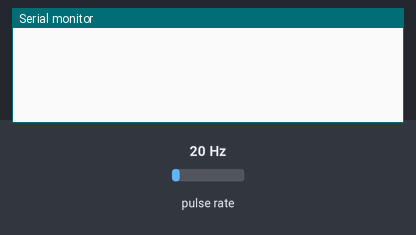
A sketch run on a simulated Arduino Uno, built with avr-gcc and run on an emulated ATmega328P. Parts: the last lines printed to the serial monitor. Wiring (inferred from the names in the program): pulse sensor: data pin 2. The inputs (shaded band) are chosen by the test bench; at power-on: pulse rate 20 Hz.

Above: at 1.2 s.
1.3 s: pulse rate (sensor on pin 2) set to 196 Hz
At 1.65 s:
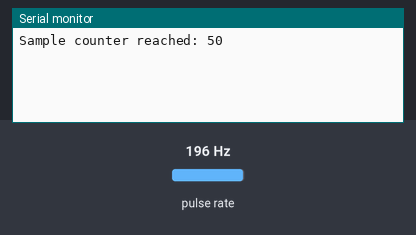
3.4 s: pulse rate (sensor on pin 2) set to 4 Hz
At 6.1 s:
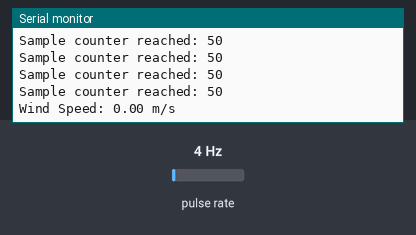
6.4 s: pulse rate (sensor on pin 2) set to 150 Hz
At 6.93 s:
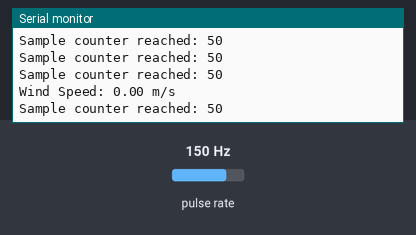

Measured:
- after the input at 3.4 s, the serial monitor: prints a new line after 1.6 s (image 2)
- after the input at 6.4 s, the serial monitor: prints a new line after 0.31 s (image 3)

The sketch:

anemometer.ino
```cpp
// Define the pin for the anemometer input
const int anemometerPin = 2; // Change this to the actual pin you're using

// Variables
volatile uint8_t count = 0;
volatile uint8_t sampleCounter = 0;
volatile uint32_t startTime = 0;
volatile uint32_t windTime = 0;
unsigned long lastTime = 0;
unsigned long interval = 1000; // Measurement interval in milliseconds
const int NUM_OF_SAMPLES = 50;
const int WIND_FACTOR = 2400;

void setup() {
  Serial.begin(9600);
  pinMode(anemometerPin, INPUT);
  attachInterrupt(digitalPinToInterrupt(anemometerPin), anemometerISR, RISING);
}

void loop() {
  delay(5000);
  unsigned long currentTime = millis();

  // Calculate wind speed every second
  if (currentTime - lastTime >= interval) {
    // Calculate wind speed in meters per second
    float windSpeed = getAverageWind();

    // Display the result
    Serial.print("Wind Speed: ");
    Serial.print(windSpeed);
    Serial.println(" m/s");

    // Reset variables
    windTime = 0;
    count = 0;
    sampleCounter = 0;
    lastTime = currentTime;
  }
}

// Interrupt service routine to handle anemometer pulses
void anemometerISR() {
  //Serial.println("Pulse detected!");  // Debug print
  delay(1);
  if (1 == digitalRead(anemometerPin)) {
    if (count == 0) {
      startTime = micros();
    }
    count++;
    sampleCounter++;

    if (count == 2) {
      windTime = micros() - startTime;
      count = 0;
      startTime = 0;
    }

    if (NUM_OF_SAMPLES == sampleCounter) {
      Serial.print("Sample counter reached: ");  // Debug print
      Serial.println(sampleCounter);  // Debug print
      sampleCounter = 0;
    }
  }
}

// Function to calculate average wind speed
float getAverageWind() {
//  Serial.println("Calculating wind speed...");  // Debug print
//  Serial.print("windTime: ");
//  Serial.println(windTime);  // Debug print
//  Serial.print("sampleCounter: ");
//  Serial.println(sampleCounter);  // Debug print
  float tmp = WIND_FACTOR / (windTime / sampleCounter);
  if (tmp > 50.0) {
    tmp = 0.0;
  }
  windTime = 0;
  count = 0;
  sampleCounter = 0;
  return tmp;
}
```
